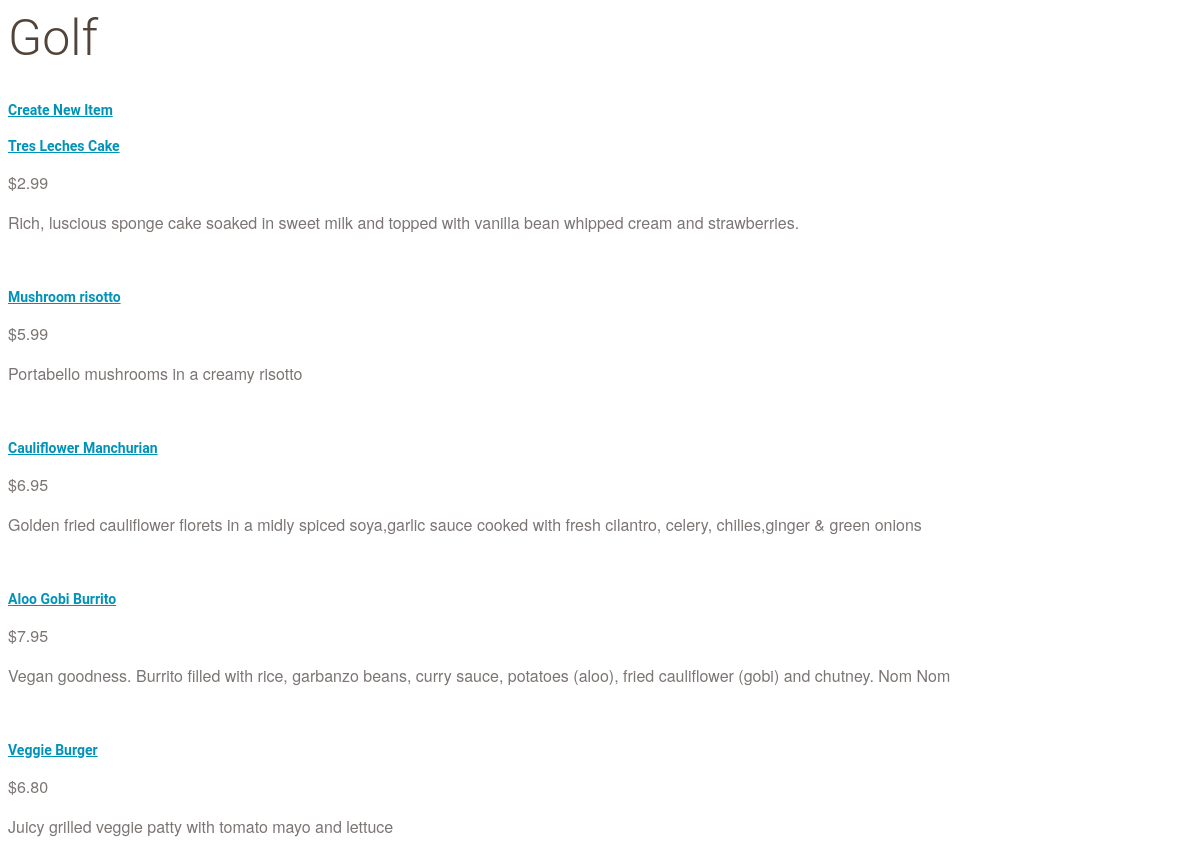
The app's page /catalog/Golf/items with its own data.
### database_setup.py (models this page shows)
class Category(Base):
    __tablename__ = 'category'
    id = Column(Integer, primary_key=True)
    name = Column(String(250), nullable=False)
    user_id = Column(Integer,ForeignKey('user.id'))
    user = relationship(User)

class Item(Base):
    __tablename__ = 'item'
    name =Column(String(80), nullable = False)
    id = Column(Integer, primary_key = True)
    description = Column(String(250))
    price = Column(String(8))
    picture = Column(String(250), nullable = True)
    category_id = Column(Integer,ForeignKey('category.id'))
    date_creation = Column(DateTime(timezone=True), server_default=func.now())
    date_update = Column(DateTime(timezone=True), server_default=func.now())
    category = relationship(Category)
    user_id = Column(Integer,ForeignKey('user.id'))
    user = relationship(User)

### application.py (the view)
@app.route('/catalog/<string:category_name>/items')
def showItems(category_name):
    category = session.query(Category).filter_by(name=category_name).one()
    items = session.query(Item).filter_by(category_id=category.id).all()
    return render_template('items.html', category_name=category.name, items=items)

### templates/items.html (shortened to what this page needs)
<html>
<head>
	</head><link rel=stylesheet type=text/css href="{{ url_for('static', filename='styles.css') }}">
	<body>
	<div class='pane'>
		<div class='header'>
		<h1>{{ category_name }}</h1>
	</div>
	<a href = '{{url_for('newItem', category_name=category_name)}}''>Create New Item</a>
    {% if items %}
    {% for i in items %}
    <div class='nameAndPrice'>
    	<span class=name>
    		<a href='{{url_for('infoItem', category_name=category_name, item_name=i['name'] )}}' > {{i['name']}}</a>
    	</span>
	    <span class=price><p>{{i['price']}} </p></span>
    </div>
    <div class='description'>
		<p>{{i['description']}}</p>
	</div>
		{% endfor %}
    {% else %}
    </br>
    </br>
      <h3>you currently have not  items yet</h3>
    {% endif %}
</div>
	</body>
</html>

### static/styles.css (style rules this page uses)
* { font-family: "Helvetica Neue Bold", Roboto, Helvetica, Arial, sans-serif; font-weight: 700; }
h1 { font-family: "Helvetica Neue Light", Roboto, Helvetica, Arial, sans-serif; font-size: 50px; color: #51453B; line-height: 60px; font-weight: 300; }
p { font-family: "Helvetica Neue", Roboto, Helvetica, Arial, sans-serif; font-size: 16px; color: #7B7573; line-height: 24px; font-weight: 400; }
a { font-size: 14px; color: #0093B9; line-height: 17px; }

### records on screen
Category: name "Golf"
Item: name "Tres Leches Cake", price "$2.99", description "Rich, luscious sponge cake soaked in sweet milk and topped with vanilla bean whipped cream and strawberries."
Item: name "Mushroom risotto", price "$5.99", description "Portabello mushrooms in a creamy risotto"
Item: name "Cauliflower Manchurian", price "$6.95", description "Golden fried cauliflower florets in a midly spiced soya,garlic sauce cooked with fresh cilantro, celery, chilies,ginger & green onions"
Item: name "Aloo Gobi Burrito", price "$7.95", description "Vegan goodness. Burrito filled with rice, garbanzo beans, curry sauce, potatoes (aloo), fried cauliflower (gobi) and chutney. Nom Nom"
Item: name "Veggie Burger", price "$6.80", description "Juicy grilled veggie patty with tomato mayo and lettuce"
